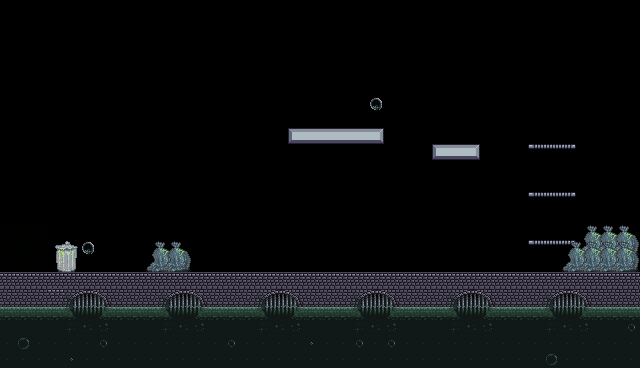

This game map was drawn from its Tiled (.tmx) file and the tilesets committed beside it. A one-line description and the full map source follow:
An orthogonal 40x23 tile map with 16x16 px tiles, 1 tile layer (Background), 3 tilesets and 24 objects (14x Item, 3x Platform, Player, Checkpoint).

<map version="1.10" tiledversion="1.10.2" orientation="orthogonal" renderorder="right-down" width="40" height="23" tilewidth="16" tileheight="16" infinite="0" nextlayerid="5" nextobjectid="65">
 <tileset firstgid="1" source="Pixel Adventure.tsx" />
 <tileset firstgid="243" source="Objects Tileset (32x32).tsx" />
 <tileset firstgid="298" source="sewer_tileset.tsx" />
 <layer id="1" name="Background" width="40" height="23">
  <properties>
   <property name="Background" value="sewer1" />
   <property name="totalItemsNum" type="int" value="13" />
  </properties>
  <data encoding="csv">
0,0,0,0,0,0,0,0,0,0,0,0,0,0,0,0,0,0,0,0,0,0,0,0,0,0,0,0,0,0,0,0,0,0,0,0,0,0,0,0,
0,0,0,0,0,0,0,0,0,0,0,0,0,0,0,0,0,0,0,0,0,0,0,0,0,0,0,0,0,0,0,0,0,0,0,0,0,0,0,0,
0,0,0,0,0,0,0,0,0,0,0,0,0,0,0,0,0,0,0,0,0,0,0,0,0,0,0,0,0,0,0,0,0,0,0,0,0,0,0,0,
0,0,0,0,0,0,0,0,0,0,0,0,0,0,0,0,0,0,0,0,0,0,0,0,0,0,0,0,0,0,0,0,0,0,0,0,0,0,0,0,
0,0,0,0,0,0,0,0,0,0,0,0,0,0,0,0,0,0,0,0,0,0,0,0,0,0,0,0,0,0,0,0,0,0,0,0,0,0,0,0,
0,0,0,0,0,0,0,0,0,0,0,0,0,0,0,0,0,0,0,0,0,0,0,0,0,0,0,0,0,0,0,0,0,0,0,0,0,0,0,0,
0,0,0,0,0,0,0,0,0,0,0,0,0,0,0,0,0,0,0,0,0,0,0,379,0,0,0,0,0,0,0,0,0,0,0,0,0,0,0,0,
0,0,0,0,0,0,0,0,0,0,0,0,0,0,0,0,0,0,0,0,0,0,0,0,0,0,0,0,0,0,0,0,0,0,0,0,0,0,0,0,
0,0,0,0,0,0,0,0,0,0,0,0,0,0,0,0,0,0,101,102,102,102,102,103,0,0,0,0,0,0,0,0,0,0,0,0,0,0,0,0,
0,0,0,0,0,0,0,0,0,0,0,0,0,0,0,0,0,0,0,0,0,0,0,0,0,0,0,101,102,103,0,0,0,62,63,64,0,0,0,0,
0,0,0,0,0,0,0,0,0,0,0,0,0,0,0,0,0,0,0,0,0,0,0,0,0,0,0,0,0,0,0,0,0,0,0,0,0,0,0,0,
0,0,0,0,0,0,0,0,0,0,0,0,0,0,0,0,0,0,0,0,0,0,0,0,0,0,0,0,0,0,0,0,0,0,0,0,0,0,0,0,
0,0,0,0,0,0,0,0,0,0,0,0,0,0,0,0,0,0,0,0,0,0,0,0,0,0,0,0,0,0,0,0,0,62,63,64,0,0,0,0,
0,0,0,0,0,0,0,0,0,0,0,0,0,0,0,0,0,0,0,0,0,0,0,0,0,0,0,0,0,0,0,0,0,0,0,0,0,0,0,0,
343,344,345,0,0,0,0,0,0,0,0,0,0,0,0,0,0,0,0,0,0,0,0,0,0,0,0,0,0,0,0,0,0,0,0,0,0,0,0,0,
359,360,361,0,0,379,0,0,0,0,0,0,0,0,0,0,0,0,0,0,0,0,0,0,0,0,0,0,0,0,0,0,0,62,63,64,243,243,243,0,
375,376,377,244,0,0,0,0,0,243,243,0,0,0,0,0,0,0,0,0,0,0,0,0,0,0,0,0,0,0,0,0,0,0,0,243,243,243,243,0,
346,346,346,346,346,346,346,346,346,346,346,346,346,346,346,346,346,346,346,346,346,346,346,346,346,346,346,346,346,346,346,346,346,346,346,346,346,346,346,346,
355,355,355,346,389,390,391,355,355,355,389,390,391,355,355,355,389,390,391,355,355,355,389,390,391,355,355,355,389,390,391,355,355,355,389,390,391,355,355,355,
410,410,410,410,405,406,407,410,410,410,405,406,407,410,410,410,405,406,407,410,410,410,405,406,407,410,410,410,405,406,407,410,410,410,405,406,407,410,410,410,
435,435,435,435,421,422,423,435,435,435,421,422,423,435,435,435,421,422,423,435,435,435,421,422,423,435,435,435,421,422,423,435,435,435,421,422,423,435,435,438,
436,439,436,436,436,436,438,436,436,436,436,436,436,436,438,436,436,436,436,437,436,436,438,436,438,436,436,436,436,436,436,436,436,436,436,436,436,436,436,436,
436,436,436,436,437,436,436,436,436,436,436,436,436,436,436,436,436,436,436,436,436,436,436,436,436,436,436,436,436,436,436,436,436,436,439,436,436,436,436,436
</data>
 </layer>
 <objectgroup id="3" name="Spawnpoints">
  <object id="1" name="Player" type="Player" x="16" y="240" width="32.5455" height="31.3333" />
  <object id="14" name="Checkpoint" type="Checkpoint" x="288" y="64" width="64" height="64" />
  <object id="28" name="Plastic Bottle" type="Item" x="240" y="240" width="32" height="32" />
  <object id="29" name="Plastic Bag" type="Item" x="176" y="240" width="32" height="32" />
  <object id="45" name="glass-green soda bottle" type="Item" x="304" y="240" width="32" height="32" />
  <object id="46" name="metal-tuna can" type="Item" x="432" y="112" width="32" height="32" />
  <object id="50" name="plastic-laundry soap bottle" type="Item" x="368" y="240" width="32" height="32" />
  <object id="51" name="paper-newspaper" type="Item" x="112" y="240" width="32" height="32" />
  <object id="52" name="other-pizza box" type="Item" x="432" y="240" width="32" height="32" />
  <object id="55" name="other-polystyrene foam cup" type="Item" x="432" y="64" width="32" height="32" />
  <object id="56" name="glass-jar" type="Item" x="528" y="208" width="32" height="32" />
  <object id="57" name="paper-cardboard box" type="Item" x="528" y="160" width="32" height="32" />
  <object id="58" name="plastic-milk jug" type="Item" x="528" y="96" width="32" height="32" />
  <object id="59" name="metal-red soda can" type="Item" x="496" y="240" width="32" height="32" />
  <object id="61" name="other-mug" type="Item" x="592" y="240" width="32" height="32" />
  <object id="62" name="Heart" type="Item" x="352" y="96" width="32" height="32" />
 </objectgroup>
 <objectgroup id="4" name="Collisions">
  <object id="8" x="288" y="128" width="96" height="16" />
  <object id="9" type="Platform" x="528" y="144" width="48" height="16" />
  <object id="11" type="Platform" x="528" y="192" width="48" height="16" />
  <object id="12" type="Platform" x="528" y="240" width="48" height="16" />
  <object id="30" x="0" y="272" width="640" height="96" />
  <object id="40" x="-16" y="0" width="16" height="368" />
  <object id="41" x="640" y="0" width="16" height="368" />
  <object id="44" x="432" y="144" width="48" height="16" />
 </objectgroup>
</map>
